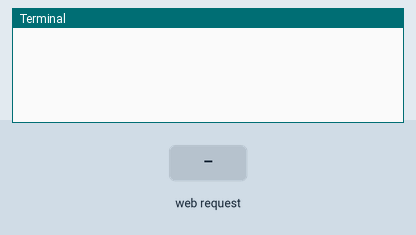
Simulated run of this program. Board: Raspberry Pi (BCM pin numbers). On the bench: the last lines printed to the terminal. The test bench sets the inputs (shaded band). The camera gives no picture and a still takes 0.5 s; the clock reads 2024-03-15 10:24:30 at power-on unless the program sets it.

Above: at 1.2 s.
1.3 s: HTTP request for / received
At 2.2 s:
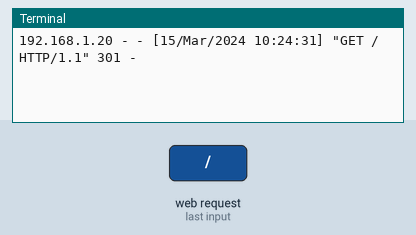
2.8 s: HTTP request for /index.html received
At 3.3 s:
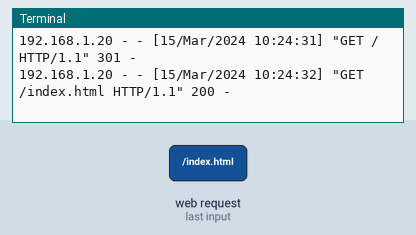
4.3 s: HTTP request for /stream.mjpg received
At 5.7 s:
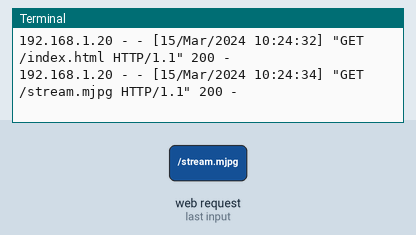

The program:

CameraStream.py
```python
import io
import picamera
import logging
import socketserver
from threading import Condition
from http import server
# width="640" height="480"
PAGE="""\
<html>
<head>
<title>picamera MJPEG streaming demo</title>
</head>
<body>
<h1>PiCamera MJPEG Streaming Demo</h1>
<img src="stream.mjpg" width="84" height="84" />
</body>
</html>
"""

class StreamingOutput(object):
    def __init__(self):
        self.frame = None
        self.buffer = io.BytesIO()
        self.condition = Condition()

    def write(self, buf):
        if buf.startswith(b'\xff\xd8'):
            # New frame, copy the existing buffer's content and notify all
            # clients it's available
            self.buffer.truncate()
            with self.condition:
                self.frame = self.buffer.getvalue()
                self.condition.notify_all()
            self.buffer.seek(0)
        return self.buffer.write(buf)

class StreamingHandler(server.BaseHTTPRequestHandler):
    def do_GET(self):
        if self.path == '/':
            self.send_response(301)
            self.send_header('Location', '/index.html')
            self.end_headers()
        elif self.path == '/index.html':
            content = PAGE.encode('utf-8')
            self.send_response(200)
            self.send_header('Content-Type', 'text/html')
            self.send_header('Content-Length', len(content))
            self.end_headers()
            self.wfile.write(content)
        elif self.path == '/stream.mjpg':
            self.send_response(200)
            self.send_header('Age', 0)
            self.send_header('Cache-Control', 'no-cache, private')
            self.send_header('Pragma', 'no-cache')
            self.send_header('Content-Type', 'multipart/x-mixed-replace; boundary=FRAME')
            self.end_headers()
            try:
                while True:
                    with output.condition:
                        output.condition.wait()
                        frame = output.frame
                    self.wfile.write(b'--FRAME\r\n')
                    self.send_header('Content-Type', 'image/jpeg')
                    self.send_header('Content-Length', len(frame))
                    self.end_headers()
                    self.wfile.write(frame)
                    self.wfile.write(b'\r\n')
            except Exception as e:
                logging.warning(
                    'Removed streaming client %s: %s',
                    self.client_address, str(e))
        else:
            self.send_error(404)
            self.end_headers()

class StreamingServer(socketserver.ThreadingMixIn, server.HTTPServer):
    allow_reuse_address = True
    daemon_threads = True

with picamera.PiCamera(resolution='84x84', framerate=24) as camera:
    camera.vflip = False
    camera.hflip = False
    output = StreamingOutput()
    camera.start_recording(output, format='mjpeg')
    try:
        address = ('', 8001)
        server = StreamingServer(address, StreamingHandler)
        server.serve_forever()
    finally:
        camera.stop_recording()
```

Measured:
- after the input at 1.3 s, the terminal: prints a new line at once (image 1)
- after the input at 2.8 s, the terminal: prints a new line at once (image 2)
- after the input at 4.3 s, the terminal: prints a new line at once (image 3)
